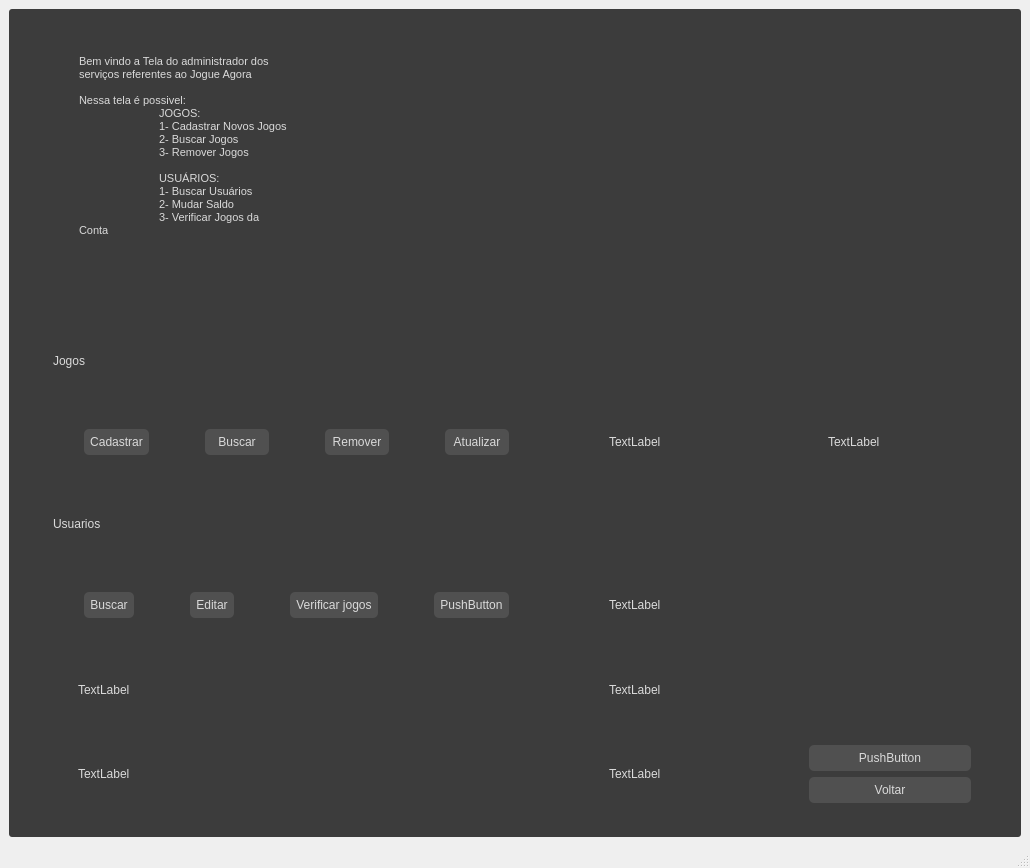
<?xml version="1.0" encoding="UTF-8"?>
<ui version="4.0">
 <class>Tela_ADM_Menu</class>
 <widget class="QMainWindow" name="Tela_ADM_Menu">
  <property name="geometry">
   <rect>
    <x>0</x>
    <y>0</y>
    <width>1030</width>
    <height>868</height>
   </rect>
  </property>
  <property name="windowTitle">
   <string>Tela_Admin</string>
  </property>
  <widget class="QWidget" name="centralwidget">
   <layout class="QHBoxLayout" name="horizontalLayout">
    <item>
     <widget class="QFrame" name="frame">
      <property name="styleSheet">
       <string notr="true">/* Aplicando o estilo antigo com tons de cinza */
font: 12pt &quot;MS Shell Dlg 2&quot;;
color: rgb(218, 218, 218);
background-color: rgb(60, 60, 60);
border: none; /* Removendo o contorno das bordas nos quadros */
border-radius: 3px;
padding: 8px 16px;
</string>
      </property>
      <property name="frameShape">
       <enum>QFrame::StyledPanel</enum>
      </property>
      <property name="frameShadow">
       <enum>QFrame::Raised</enum>
      </property>
      <layout class="QGridLayout" name="gridLayout">
       <item row="7" column="0">
        <widget class="QFrame" name="frame_6">
         <property name="frameShape">
          <enum>QFrame::StyledPanel</enum>
         </property>
         <property name="frameShadow">
          <enum>QFrame::Raised</enum>
         </property>
         <layout class="QVBoxLayout" name="verticalLayout_6">
          <item>
           <widget class="QLabel" name="label_6">
            <property name="text">
             <string>TextLabel</string>
            </property>
           </widget>
          </item>
         </layout>
        </widget>
       </item>
       <item row="3" column="2">
        <widget class="QFrame" name="frame_17">
         <property name="frameShape">
          <enum>QFrame::StyledPanel</enum>
         </property>
         <property name="frameShadow">
          <enum>QFrame::Raised</enum>
         </property>
         <layout class="QVBoxLayout" name="verticalLayout_13">
          <item>
           <widget class="QLabel" name="label_7">
            <property name="text">
             <string>TextLabel</string>
            </property>
           </widget>
          </item>
         </layout>
        </widget>
       </item>
       <item row="3" column="0">
        <widget class="QFrame" name="frame_4">
         <property name="frameShape">
          <enum>QFrame::StyledPanel</enum>
         </property>
         <property name="frameShadow">
          <enum>QFrame::Raised</enum>
         </property>
         <layout class="QHBoxLayout" name="horizontalLayout_2">
          <item>
           <widget class="QFrame" name="frame_21">
            <property name="frameShape">
             <enum>QFrame::StyledPanel</enum>
            </property>
            <property name="frameShadow">
             <enum>QFrame::Raised</enum>
            </property>
            <layout class="QVBoxLayout" name="verticalLayout_3">
             <item>
              <widget class="QPushButton" name="Cadastrar_jogo">
               <property name="styleSheet">
                <string notr="true">QPushButton {
    font: 12pt &quot;MS Shell Dlg 2&quot;;
    color: rgb(218, 218, 218);
    background-color: rgb(80, 80, 80);
    border-style: outset;
    border-width: 0px;
    border-color: beige;
    border-radius: 5px;
    padding: 6px;
}

QPushButton:hover {
    background-color: rgb(88, 88, 88); /* Cor de fundo quando o botão é destacado */
}

QPushButton:pressed {
    background-color: rgb(40, 40, 40); /* Cor de fundo quando o botão é pressionado */
}
</string>
               </property>
               <property name="text">
                <string>Cadastrar</string>
               </property>
              </widget>
             </item>
            </layout>
           </widget>
          </item>
          <item>
           <widget class="QFrame" name="frame_20">
            <property name="frameShape">
             <enum>QFrame::StyledPanel</enum>
            </property>
            <property name="frameShadow">
             <enum>QFrame::Raised</enum>
            </property>
            <layout class="QVBoxLayout" name="verticalLayout_16">
             <item>
              <widget class="QPushButton" name="Buscar_jogo">
               <property name="styleSheet">
                <string notr="true">QPushButton {
    font: 12pt &quot;MS Shell Dlg 2&quot;;
    color: rgb(218, 218, 218);
    background-color: rgb(80, 80, 80);
    border-style: outset;
    border-width: 0px;
    border-color: beige;
    border-radius: 5px;
    padding: 6px;
}

QPushButton:hover {
    background-color: rgb(88, 88, 88); /* Cor de fundo quando o botão é destacado */
}

QPushButton:pressed {
    background-color: rgb(40, 40, 40); /* Cor de fundo quando o botão é pressionado */
}
</string>
               </property>
               <property name="text">
                <string>Buscar</string>
               </property>
              </widget>
             </item>
            </layout>
           </widget>
          </item>
          <item>
           <widget class="QFrame" name="frame_15">
            <property name="frameShape">
             <enum>QFrame::StyledPanel</enum>
            </property>
            <property name="frameShadow">
             <enum>QFrame::Raised</enum>
            </property>
            <layout class="QVBoxLayout" name="verticalLayout_15">
             <item>
              <widget class="QPushButton" name="Remover_jogo">
               <property name="styleSheet">
                <string notr="true">QPushButton {
    font: 12pt &quot;MS Shell Dlg 2&quot;;
    color: rgb(218, 218, 218);
    background-color: rgb(80, 80, 80);
    border-style: outset;
    border-width: 0px;
    border-color: beige;
    border-radius: 5px;
    padding: 6px;
}

QPushButton:hover {
    background-color: rgb(88, 88, 88); /* Cor de fundo quando o botão é destacado */
}

QPushButton:pressed {
    background-color: rgb(40, 40, 40); /* Cor de fundo quando o botão é pressionado */
}
</string>
               </property>
               <property name="text">
                <string>Remover</string>
               </property>
              </widget>
             </item>
            </layout>
           </widget>
          </item>
          <item>
           <widget class="QFrame" name="frame_22">
            <property name="frameShape">
             <enum>QFrame::StyledPanel</enum>
            </property>
            <property name="frameShadow">
             <enum>QFrame::Raised</enum>
            </property>
            <layout class="QVBoxLayout" name="verticalLayout_17">
             <item>
              <widget class="QPushButton" name="Atualizar_jogo">
               <property name="styleSheet">
                <string notr="true">QPushButton {
    font: 12pt &quot;MS Shell Dlg 2&quot;;
    color: rgb(218, 218, 218);
    background-color: rgb(80, 80, 80);
    border-style: outset;
    border-width: 0px;
    border-color: beige;
    border-radius: 5px;
    padding: 6px;
}

QPushButton:hover {
    background-color: rgb(88, 88, 88); /* Cor de fundo quando o botão é destacado */
}

QPushButton:pressed {
    background-color: rgb(40, 40, 40); /* Cor de fundo quando o botão é pressionado */
}
</string>
               </property>
               <property name="text">
                <string>Atualizar</string>
               </property>
              </widget>
             </item>
            </layout>
           </widget>
          </item>
         </layout>
        </widget>
       </item>
       <item row="6" column="0">
        <widget class="QFrame" name="frame_7">
         <property name="frameShape">
          <enum>QFrame::StyledPanel</enum>
         </property>
         <property name="frameShadow">
          <enum>QFrame::Raised</enum>
         </property>
         <layout class="QVBoxLayout" name="verticalLayout_5">
          <item>
           <widget class="QLabel" name="label_5">
            <property name="text">
             <string>TextLabel</string>
            </property>
           </widget>
          </item>
         </layout>
        </widget>
       </item>
       <item row="5" column="0">
        <widget class="QFrame" name="frame_5">
         <property name="frameShape">
          <enum>QFrame::StyledPanel</enum>
         </property>
         <property name="frameShadow">
          <enum>QFrame::Raised</enum>
         </property>
         <layout class="QHBoxLayout" name="horizontalLayout_3">
          <item>
           <widget class="QFrame" name="frame_25">
            <property name="frameShape">
             <enum>QFrame::StyledPanel</enum>
            </property>
            <property name="frameShadow">
             <enum>QFrame::Raised</enum>
            </property>
            <layout class="QVBoxLayout" name="verticalLayout_20">
             <item>
              <widget class="QPushButton" name="Buscar_Usuario">
               <property name="styleSheet">
                <string notr="true">QPushButton {
    font: 12pt &quot;MS Shell Dlg 2&quot;;
    color: rgb(218, 218, 218);
    background-color: rgb(80, 80, 80);
    border-style: outset;
    border-width: 0px;
    border-color: beige;
    border-radius: 5px;
    padding: 6px;
}

QPushButton:hover {
    background-color: rgb(88, 88, 88); /* Cor de fundo quando o botão é destacado */
}

QPushButton:pressed {
    background-color: rgb(40, 40, 40); /* Cor de fundo quando o botão é pressionado */
}
</string>
               </property>
               <property name="text">
                <string>Buscar</string>
               </property>
              </widget>
             </item>
            </layout>
           </widget>
          </item>
          <item>
           <widget class="QFrame" name="frame_24">
            <property name="frameShape">
             <enum>QFrame::StyledPanel</enum>
            </property>
            <property name="frameShadow">
             <enum>QFrame::Raised</enum>
            </property>
            <layout class="QVBoxLayout" name="verticalLayout_19">
             <item>
              <widget class="QPushButton" name="Editar_usuario">
               <property name="styleSheet">
                <string notr="true">QPushButton {
    font: 12pt &quot;MS Shell Dlg 2&quot;;
    color: rgb(218, 218, 218);
    background-color: rgb(80, 80, 80);
    border-style: outset;
    border-width: 0px;
    border-color: beige;
    border-radius: 5px;
    padding: 6px;
}

QPushButton:hover {
    background-color: rgb(88, 88, 88); /* Cor de fundo quando o botão é destacado */
}

QPushButton:pressed {
    background-color: rgb(40, 40, 40); /* Cor de fundo quando o botão é pressionado */
}
</string>
               </property>
               <property name="text">
                <string>Editar</string>
               </property>
              </widget>
             </item>
            </layout>
           </widget>
          </item>
          <item>
           <widget class="QFrame" name="frame_23">
            <property name="frameShape">
             <enum>QFrame::StyledPanel</enum>
            </property>
            <property name="frameShadow">
             <enum>QFrame::Raised</enum>
            </property>
            <layout class="QVBoxLayout" name="verticalLayout_18">
             <item>
              <widget class="QPushButton" name="Verificar_jogos_usuario">
               <property name="styleSheet">
                <string notr="true">QPushButton {
    font: 12pt &quot;MS Shell Dlg 2&quot;;
    color: rgb(218, 218, 218);
    background-color: rgb(80, 80, 80);
    border-style: outset;
    border-width: 0px;
    border-color: beige;
    border-radius: 5px;
    padding: 6px;
}

QPushButton:hover {
    background-color: rgb(88, 88, 88); /* Cor de fundo quando o botão é destacado */
}

QPushButton:pressed {
    background-color: rgb(40, 40, 40); /* Cor de fundo quando o botão é pressionado */
}
</string>
               </property>
               <property name="text">
                <string>Verificar jogos</string>
               </property>
              </widget>
             </item>
            </layout>
           </widget>
          </item>
          <item>
           <widget class="QFrame" name="frame_26">
            <property name="frameShape">
             <enum>QFrame::StyledPanel</enum>
            </property>
            <property name="frameShadow">
             <enum>QFrame::Raised</enum>
            </property>
            <layout class="QVBoxLayout" name="verticalLayout_4">
             <item>
              <widget class="QPushButton" name="pushButton_8">
               <property name="styleSheet">
                <string notr="true">QPushButton {
    font: 12pt &quot;MS Shell Dlg 2&quot;;
    color: rgb(218, 218, 218);
    background-color: rgb(80, 80, 80);
    border-style: outset;
    border-width: 0px;
    border-color: beige;
    border-radius: 5px;
    padding: 6px;
}

QPushButton:hover {
    background-color: rgb(88, 88, 88); /* Cor de fundo quando o botão é destacado */
}

QPushButton:pressed {
    background-color: rgb(40, 40, 40); /* Cor de fundo quando o botão é pressionado */
}
</string>
               </property>
               <property name="text">
                <string>PushButton</string>
               </property>
              </widget>
             </item>
            </layout>
           </widget>
          </item>
         </layout>
        </widget>
       </item>
       <item row="3" column="1">
        <widget class="QFrame" name="frame_9">
         <property name="frameShape">
          <enum>QFrame::StyledPanel</enum>
         </property>
         <property name="frameShadow">
          <enum>QFrame::Raised</enum>
         </property>
         <layout class="QVBoxLayout" name="verticalLayout_9">
          <item>
           <widget class="QLabel" name="label_9">
            <property name="text">
             <string>TextLabel</string>
            </property>
           </widget>
          </item>
         </layout>
        </widget>
       </item>
       <item row="1" column="0">
        <widget class="QLabel" name="label_2">
         <property name="text">
          <string>Jogos</string>
         </property>
        </widget>
       </item>
       <item row="6" column="1">
        <widget class="QFrame" name="frame_11">
         <property name="frameShape">
          <enum>QFrame::StyledPanel</enum>
         </property>
         <property name="frameShadow">
          <enum>QFrame::Raised</enum>
         </property>
         <layout class="QVBoxLayout" name="verticalLayout_12">
          <item>
           <widget class="QLabel" name="label_11">
            <property name="text">
             <string>TextLabel</string>
            </property>
           </widget>
          </item>
         </layout>
        </widget>
       </item>
       <item row="0" column="0">
        <widget class="QFrame" name="frame_2">
         <property name="minimumSize">
          <size>
           <width>300</width>
           <height>300</height>
          </size>
         </property>
         <property name="maximumSize">
          <size>
           <width>250</width>
           <height>300</height>
          </size>
         </property>
         <property name="frameShape">
          <enum>QFrame::StyledPanel</enum>
         </property>
         <property name="frameShadow">
          <enum>QFrame::Raised</enum>
         </property>
         <layout class="QVBoxLayout" name="verticalLayout">
          <item>
           <widget class="QTextBrowser" name="textBrowser">
            <property name="styleSheet">
             <string notr="true">QPushButton {
    font: 12pt &quot;MS Shell Dlg 2&quot;;
    color: rgb(218, 218, 218);
    background-color: rgb(80, 80, 80);
    border-style: outset;
    border-width: 0px;
    border-color: beige;
    border-radius: 5px;
    padding: 6px;
}

QPushButton:hover {
    background-color: rgb(88, 88, 88); /* Cor de fundo quando o botão é destacado */
}

QPushButton:pressed {
    background-color: rgb(40, 40, 40); /* Cor de fundo quando o botão é pressionado */
}
</string>
            </property>
            <property name="html">
             <string>&lt;!DOCTYPE HTML PUBLIC &quot;-//W3C//DTD HTML 4.0//EN&quot; &quot;http://www.w3.org/TR/REC-html40/strict.dtd&quot;&gt;
&lt;html&gt;&lt;head&gt;&lt;meta name=&quot;qrichtext&quot; content=&quot;1&quot; /&gt;&lt;style type=&quot;text/css&quot;&gt;
p, li { white-space: pre-wrap; }
&lt;/style&gt;&lt;/head&gt;&lt;body style=&quot; font-family:'MS Shell Dlg 2'; font-size:12pt; font-weight:400; font-style:normal;&quot;&gt;
&lt;p style=&quot; margin-top:0px; margin-bottom:0px; margin-left:0px; margin-right:0px; -qt-block-indent:0; text-indent:0px;&quot;&gt;&lt;span style=&quot; font-size:8.25pt;&quot;&gt;Bem vindo a Tela do administrador dos serviços referentes ao Jogue Agora&lt;/span&gt;&lt;/p&gt;
&lt;p style=&quot;-qt-paragraph-type:empty; margin-top:0px; margin-bottom:0px; margin-left:0px; margin-right:0px; -qt-block-indent:0; text-indent:0px; font-size:8.25pt;&quot;&gt;&lt;br /&gt;&lt;/p&gt;
&lt;p style=&quot; margin-top:0px; margin-bottom:0px; margin-left:0px; margin-right:0px; -qt-block-indent:0; text-indent:0px;&quot;&gt;&lt;span style=&quot; font-size:8.25pt;&quot;&gt;Nessa tela é possivel:&lt;/span&gt;&lt;/p&gt;
&lt;p style=&quot; margin-top:0px; margin-bottom:0px; margin-left:0px; margin-right:0px; -qt-block-indent:0; text-indent:0px;&quot;&gt;&lt;span style=&quot; font-size:8.25pt;&quot;&gt;	JOGOS:&lt;/span&gt;&lt;/p&gt;
&lt;p style=&quot; margin-top:0px; margin-bottom:0px; margin-left:0px; margin-right:0px; -qt-block-indent:0; text-indent:0px;&quot;&gt;&lt;span style=&quot; font-size:8.25pt;&quot;&gt;	1- Cadastrar Novos Jogos&lt;/span&gt;&lt;/p&gt;
&lt;p style=&quot; margin-top:0px; margin-bottom:0px; margin-left:0px; margin-right:0px; -qt-block-indent:0; text-indent:0px;&quot;&gt;&lt;span style=&quot; font-size:8.25pt;&quot;&gt;	2- Buscar Jogos&lt;/span&gt;&lt;/p&gt;
&lt;p style=&quot; margin-top:0px; margin-bottom:0px; margin-left:0px; margin-right:0px; -qt-block-indent:0; text-indent:0px;&quot;&gt;&lt;span style=&quot; font-size:8.25pt;&quot;&gt;	3- Remover Jogos&lt;/span&gt;&lt;/p&gt;
&lt;p style=&quot; margin-top:0px; margin-bottom:0px; margin-left:0px; margin-right:0px; -qt-block-indent:0; text-indent:0px;&quot;&gt;&lt;span style=&quot; font-size:8.25pt;&quot;&gt;	&lt;/span&gt;&lt;/p&gt;
&lt;p style=&quot; margin-top:0px; margin-bottom:0px; margin-left:0px; margin-right:0px; -qt-block-indent:0; text-indent:0px;&quot;&gt;&lt;span style=&quot; font-size:8.25pt;&quot;&gt;	USUÁRIOS:&lt;/span&gt;&lt;/p&gt;
&lt;p style=&quot; margin-top:0px; margin-bottom:0px; margin-left:0px; margin-right:0px; -qt-block-indent:0; text-indent:0px;&quot;&gt;&lt;span style=&quot; font-size:8.25pt;&quot;&gt;	1- Buscar Usuários&lt;/span&gt;&lt;/p&gt;
&lt;p style=&quot; margin-top:0px; margin-bottom:0px; margin-left:0px; margin-right:0px; -qt-block-indent:0; text-indent:0px;&quot;&gt;&lt;span style=&quot; font-size:8.25pt;&quot;&gt;	2- Mudar Saldo&lt;/span&gt;&lt;/p&gt;
&lt;p style=&quot; margin-top:0px; margin-bottom:0px; margin-left:0px; margin-right:0px; -qt-block-indent:0; text-indent:0px;&quot;&gt;&lt;span style=&quot; font-size:8.25pt;&quot;&gt;	3- Verificar Jogos da Conta&lt;/span&gt;&lt;/p&gt;
&lt;p style=&quot;-qt-paragraph-type:empty; margin-top:0px; margin-bottom:0px; margin-left:0px; margin-right:0px; -qt-block-indent:0; text-indent:0px; font-size:8.25pt;&quot;&gt;&lt;br /&gt;&lt;/p&gt;&lt;/body&gt;&lt;/html&gt;</string>
            </property>
           </widget>
          </item>
         </layout>
        </widget>
       </item>
       <item row="5" column="1">
        <widget class="QFrame" name="frame_13">
         <property name="frameShape">
          <enum>QFrame::StyledPanel</enum>
         </property>
         <property name="frameShadow">
          <enum>QFrame::Raised</enum>
         </property>
         <layout class="QVBoxLayout" name="verticalLayout_10">
          <item>
           <widget class="QLabel" name="label_10">
            <property name="text">
             <string>TextLabel</string>
            </property>
           </widget>
          </item>
         </layout>
        </widget>
       </item>
       <item row="0" column="2">
        <widget class="QFrame" name="frame_14">
         <property name="minimumSize">
          <size>
           <width>0</width>
           <height>0</height>
          </size>
         </property>
         <property name="frameShape">
          <enum>QFrame::StyledPanel</enum>
         </property>
         <property name="frameShadow">
          <enum>QFrame::Raised</enum>
         </property>
        </widget>
       </item>
       <item row="7" column="2">
        <widget class="QFrame" name="frame_19">
         <property name="frameShape">
          <enum>QFrame::StyledPanel</enum>
         </property>
         <property name="frameShadow">
          <enum>QFrame::Raised</enum>
         </property>
         <layout class="QVBoxLayout" name="verticalLayout_2">
          <item>
           <widget class="QPushButton" name="pushButton">
            <property name="styleSheet">
             <string notr="true">QPushButton {
    font: 12pt &quot;MS Shell Dlg 2&quot;;
    color: rgb(218, 218, 218);
    background-color: rgb(80, 80, 80);
    border-style: outset;
    border-width: 0px;
    border-color: beige;
    border-radius: 5px;
    padding: 6px;
}

QPushButton:hover {
    background-color: rgb(88, 88, 88); /* Cor de fundo quando o botão é destacado */
}

QPushButton:pressed {
    background-color: rgb(40, 40, 40); /* Cor de fundo quando o botão é pressionado */
}
</string>
            </property>
            <property name="text">
             <string>PushButton</string>
            </property>
           </widget>
          </item>
          <item>
           <widget class="QPushButton" name="sair">
            <property name="styleSheet">
             <string notr="true">QPushButton {
    font: 12pt &quot;MS Shell Dlg 2&quot;;
    color: rgb(218, 218, 218);
    background-color: rgb(80, 80, 80);
    border-style: outset;
    border-width: 0px;
    border-color: beige;
    border-radius: 5px;
    padding: 6px;
}

QPushButton:hover {
    background-color: rgb(88, 88, 88); /* Cor de fundo quando o botão é destacado */
}

QPushButton:pressed {
    background-color: rgb(40, 40, 40); /* Cor de fundo quando o botão é pressionado */
}
</string>
            </property>
            <property name="text">
             <string>Voltar</string>
            </property>
           </widget>
          </item>
         </layout>
        </widget>
       </item>
       <item row="7" column="1">
        <widget class="QFrame" name="frame_8">
         <property name="frameShape">
          <enum>QFrame::StyledPanel</enum>
         </property>
         <property name="frameShadow">
          <enum>QFrame::Raised</enum>
         </property>
         <layout class="QVBoxLayout" name="verticalLayout_11">
          <item>
           <widget class="QLabel" name="label_12">
            <property name="text">
             <string>TextLabel</string>
            </property>
           </widget>
          </item>
         </layout>
        </widget>
       </item>
       <item row="0" column="1" alignment="Qt::AlignHCenter">
        <widget class="QFrame" name="frame_12">
         <property name="frameShape">
          <enum>QFrame::StyledPanel</enum>
         </property>
         <property name="frameShadow">
          <enum>QFrame::Raised</enum>
         </property>
         <layout class="QVBoxLayout" name="verticalLayout_7"/>
        </widget>
       </item>
       <item row="6" column="2">
        <widget class="QFrame" name="frame_18">
         <property name="frameShape">
          <enum>QFrame::StyledPanel</enum>
         </property>
         <property name="frameShadow">
          <enum>QFrame::Raised</enum>
         </property>
        </widget>
       </item>
       <item row="4" column="0">
        <widget class="QLabel" name="label_4">
         <property name="text">
          <string>Usuarios</string>
         </property>
        </widget>
       </item>
      </layout>
     </widget>
    </item>
   </layout>
  </widget>
  <widget class="QMenuBar" name="menubar">
   <property name="geometry">
    <rect>
     <x>0</x>
     <y>0</y>
     <width>1030</width>
     <height>21</height>
    </rect>
   </property>
  </widget>
  <widget class="QStatusBar" name="statusbar"/>
 </widget>
 <resources/>
 <connections/>
</ui>
